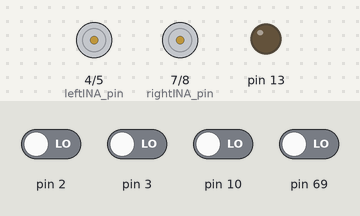
Bench run of a sketch on a simulated Arduino Mega 2560, built with avr-gcc and run on an emulated ATmega2560. On the bench: motor-driver pin pairs drawn as motors (green arrow = first pin HIGH = forward, orange = second pin HIGH = backward, longer = more drive, scaled by the enable pin), output pins drawn as LEDs (lit = HIGH). The inputs (shaded band) are chosen by the test bench; at power-on: pin 2, pin 3, pin 10, pin 69 LOW.

Above: at 0.1 s.
At 1.6 s:
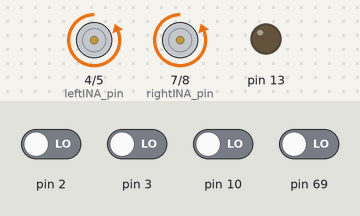
Timing chart, 0 to 3.1 s (numbered marks = the images above):
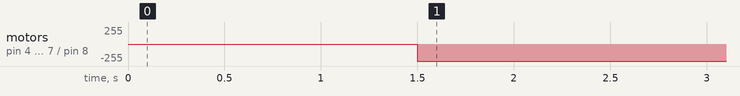

The sketch:

ClassEncoderIMU.ino
```cpp
/*                     CLASS ENCODER/IMU
 *                        9 January 2023
 *  Program compares IMU measured and Encoder calculated turn angles
 *
*/
#define  FWD     1
#define  REV     2
#define  CCW     3
#define  CW      4

#include <Wire.h>
#include <Adafruit_Sensor.h>
#include <Adafruit_BNO055.h>
#include <utility/imumaths.h>

 Adafruit_BNO055 bno = Adafruit_BNO055(55);

//  encoder variables
volatile long left_cnt = 0;
volatile long right_cnt = 0;

int leftINA_pin  = 4;
int leftINB_pin  = 5;
int leftPWM_pin  = 6;
int rightINA_pin = 7;
int rightINB_pin = 8;
int rightPWM_pin = 9;

int AvgCount;
int nTurns;
int leftDuty;
int rightDuty;

float wheelBase;
float Es;
float Cm;
float CmStar;
float theta;
float encoderAngle;

unsigned long countMax;

void setup() {
  Serial.begin(9600);
  Serial1.begin(19200);

  InitInterrupt();          // this function sets up the port interrupts and starts the timer interrupt

// Initialize the IMU
if(!bno.begin())  {
      //There was a problem detecting the BNO055 .. check connections
      Serial.print("Ooops, no BNO055 detected ..  Check wiring or I2C address");
      while(1);
  }
  delay(1000);

  bno.setExtCrystalUse(true);

//setup motor control pins
  pinMode(rightINA_pin, OUTPUT);
  pinMode(rightINB_pin, OUTPUT);
  pinMode(rightPWM_pin, OUTPUT);
  pinMode(leftINA_pin, OUTPUT);
  pinMode(leftINB_pin, OUTPUT);
  pinMode(leftPWM_pin, OUTPUT);

//initialize motor speeds to equal values;
  leftDuty  = 100;         // slow speeds for turns
  rightDuty = 100;
  encoderAngle =  0;

// ********* set turn angle here
  theta = 90;
  nTurns = int((360/theta) + 0.5);

// ********* set actual wheelBase in cm here
  wheelBase = 22.5;   //actual value varies slightly for different robots

//  ******** set actual value of Es here
  Es = .99475;
  Cm = 0.00299199;
  CmStar = Es*Cm;
  left_cnt  = 0;
  right_cnt = 0;
  AvgCount  = 0;

// counts/theta deg = (wheel base/2)*pi/180*N(counts/cm)*theta
//                  = (pi/180)*(wheelBase/2)*(1/CmStar)*theta
  countMax  = int((0.0087266*wheelBase/CmStar)*theta);    //set count for turn angle of theta in deg
  delay (500);
}

void loop() {
/*  while loop attempts to compensate for motor speed differences
    using the encoder counts furnished by interrupts.  The loop is initially
    set up to go straight for 12720 counts, keeping left motor speed constant
    and adjusting the right motor speed.
*/

//  Make four successive turns
for (int i = 0; i < nTurns; i++) {
  MotorGo(CW,leftDuty, rightDuty);    // choose turn direction
  while (AvgCount <= countMax) {
    AvgCount = abs((left_cnt - right_cnt)/2);
  }

//   Stop
    MotorStop();
    delay(250);

// Get a new IMU sensor event
    sensors_event_t event;
    bno.getEvent(&event);

    encoderAngle += theta;
    Serial1.print(" encoder angle =  ");
    Serial1.print(encoderAngle);
    Serial1.write(9);
    Serial1.print(" IMUAngle = ");
    Serial1.write(9);
    Serial1.println(event.orientation.x, 0);
    Serial1.println(" ");

    left_cnt  = 0;
    right_cnt = 0;
    AvgCount  = 0;
}
    while(1) {          //prevent loop from continuing and dump logomatic buffer
      Serial1.println("idle");
      delay(20);
    }
}
```

Ancillary.ino
```cpp
//***********************
// INTERRUPT FUNCTIONS
//
// As the encoders pulse they cause interrupts which are serviced here
// the functions decide whether the cnt variables should inc or dec.
//
// at the bottom of this page you will find the vector called by the timer interrupt
// this vector, as you can, see calls the function Odometry(left_cnt,right_cnt)
// nothing for you to do here.


// External Interrupt 4 service routine => PIN2 (Right encoder ch A)
ISR(INT4_vect){
  if ((PINK & 0x80) != 0) {     // PK7 Pin A15
    if ((PINE & 0x10) != 0)     // PE4 Pin 2
      right_cnt--;
    else
      right_cnt++;
    } else {
      if ((PINE & 0x10) == 0)   // PE4 Pin 2
        right_cnt--;
      else
        right_cnt++;
       }
}

// External Interrupt 5 service routine => PIN3 (Left encoder ChA)
ISR(INT5_vect){
  if ((PINB & 0x10) != 0) {
  if ((PINE & 0x20) != 0)
    left_cnt++;
  else
    left_cnt--;
  } else {
    if ((PINE & 0x20) == 0)
      left_cnt++;
    else
      left_cnt--;
    }
}

// Pin change 0-7 interrupt service routine => PIN10 (Left encoder ChB)
ISR(PCINT0_vect){
  if ((PINE & 0x20) != 0) {   // PE5 Pin-3
  if ((PINB & 0x10) != 0) {   // PB4 Pin-10
    left_cnt--;
    } else
    left_cnt++;
    } else {
      if ((PINB & 0x10) == 0) {
        left_cnt--;
      } else
        left_cnt++;
      }
}

// Pin change 16-23 interrupt service routine => PIN-ADC15  (Right encoder ChB)
ISR(PCINT2_vect){
  if ((PINE & 0x10) != 0) {
  if ((PINK & 0x80) != 0)
    right_cnt++;
  else
    right_cnt--;
  } else {
    if ((PINK & 0x80) == 0)
      right_cnt++;
    else
      right_cnt--;
    }
}

// Timer 1 overflow interrupt service routine
ISR(TIMER1_OVF_vect){
  sei();                    // enable interrupts
//
}
```

Interrupt.ino
```cpp
// this function sets up all the port interrupts and begins the timer interrupt

void InitInterrupt(){
  PORTA = 0x00;
  DDRA = 0x00;

  PORTB = 0x00;
  DDRB = 0x00;

  PORTC = 0x00;
  DDRC = 0x00;

  PORTD = 0x00;
  DDRD = 0x00;

  PORTE = 0x00;
  DDRE = 0x00;

  PORTK = 0x00;
  DDRK = 0x00;

  pinMode(13, OUTPUT);

TCCR1A = 0x03;
TCCR1B = 0x05;    // 0x04: 32 ms;  0x05:  131 ms
TCNT1H = 0x00;
TCNT1L = 0x00;
ICR1H = 0x00;
ICR1L = 0x00;
OCR1AH = 0x00;
OCR1AL = 0x00;
OCR1BH = 0x00;
OCR1BL = 0x00;
OCR1CH = 0x00;
OCR1CL = 0x00;

// External Interrupt(s) initialization
EICRA = 0x00;
EICRB = 0x05;
EIMSK = 0x30;
EIFR = 0x30;
// Interrupt on PCINT
PCICR = 0x05;
PCIFR = 0x05;
PCMSK0 = 0x10;
PCMSK1 = 0x00;
PCMSK2 = 0x80;

// Timer(s)/Counter(s) Interrupt(s) initialization
TIMSK1 |= 0x01;
TIFR1 |= 0x01;
// Global enable interrupts
sei();
}
```

Motors.ino
```cpp
void MotorGo(byte Dir, int LSpeed, int RSpeed) {
//  driver motor1 = left;  driver motor2 = right
//  left motor:  INA low;  INB high --> forward
// right motor:  INA high; INB low  --> forward

int leftSpeed;
int rightSpeed;

  if(Dir == FWD) {
    digitalWrite(rightINA_pin, HIGH);
    digitalWrite(rightINB_pin, LOW);
    digitalWrite(leftINA_pin,  LOW);
    digitalWrite(leftINB_pin,  HIGH);
  }

  else if(Dir == REV) {
    digitalWrite(rightINA_pin, LOW);
    digitalWrite(rightINB_pin, HIGH);
    digitalWrite(leftINA_pin,  HIGH);
    digitalWrite(leftINB_pin,  LOW);
  }

  else if(Dir == CCW) {
    digitalWrite(rightINA_pin, HIGH);
    digitalWrite(rightINB_pin, LOW);
    digitalWrite(leftINA_pin,  HIGH);
    digitalWrite(leftINB_pin,  LOW);
  }

  else if (Dir == CW) {
    digitalWrite(rightINA_pin, LOW);
    digitalWrite(rightINB_pin, HIGH);
    digitalWrite(leftINA_pin,  LOW);
    digitalWrite(leftINB_pin,  HIGH);
  }

// scale speed
  leftSpeed = LSpeed*255/100;
  rightSpeed = RSpeed*255/100;

// start motors
  analogWrite(leftPWM_pin, leftSpeed);
  analogWrite(rightPWM_pin, rightSpeed);
}

void MotorStop() {
  digitalWrite(rightINA_pin, HIGH);   //HIGH = BRAKE;  LOW = COAST
  digitalWrite(rightINB_pin, HIGH);
  digitalWrite(leftINA_pin,  HIGH);
  digitalWrite(leftINB_pin,  HIGH);
}
```

Reports.ino
```cpp
void LogoPrint() {
    Serial1.print(left_cnt);
    Serial1.write(9);
    Serial1.print(right_cnt);
    Serial1.write(9);
    Serial1.print(leftDuty);
    Serial1.write(9);
    Serial1.println(rightDuty);
}
```

Measured:
- by itself, motor on pin 4 (leftINA_pin) / pin 5 (leftINB_pin), motor on pin 7 (rightINA_pin) / pin 8 (rightINB_pin): stopped → backward 255/255 at 1.5 s
